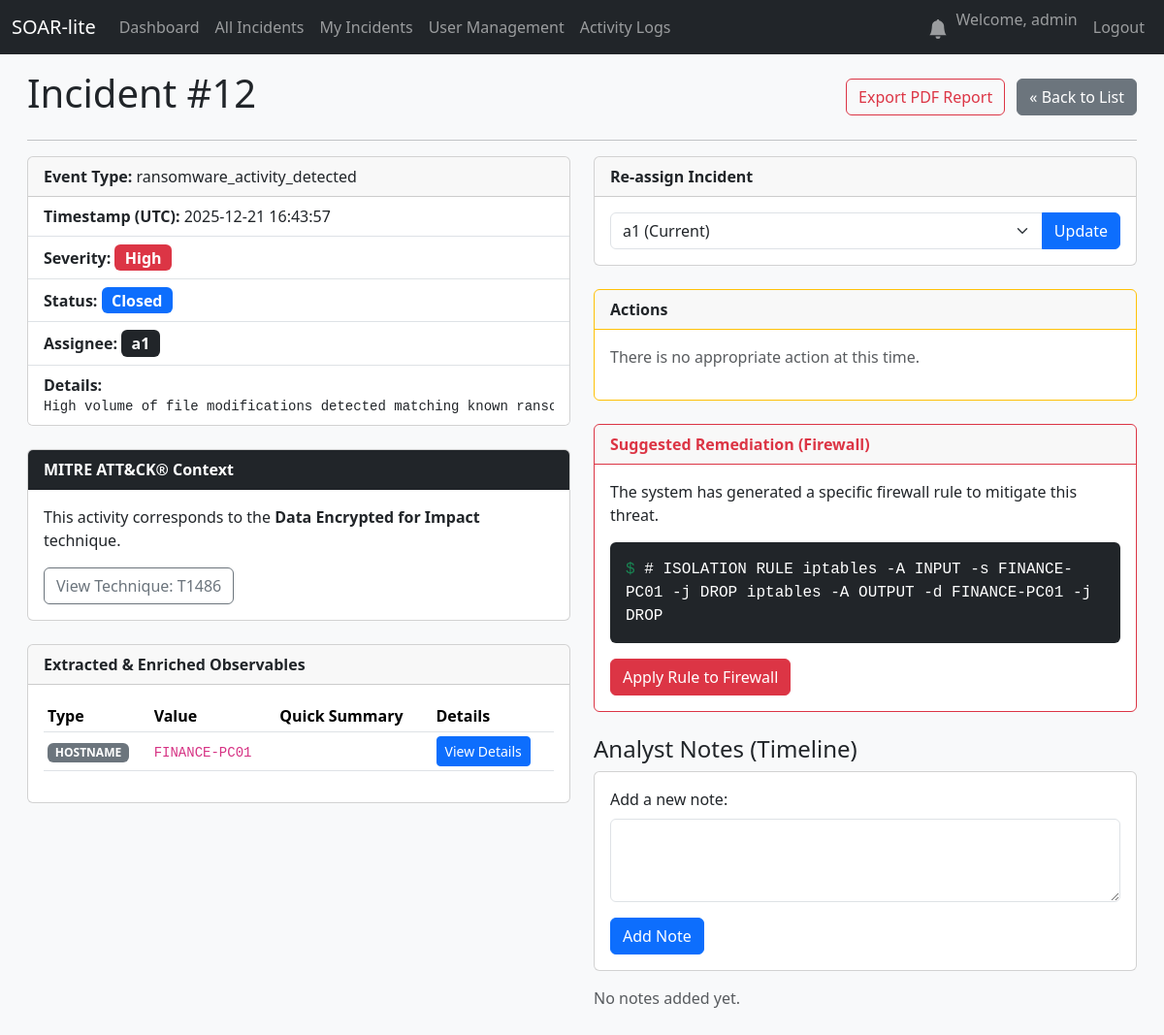
Screenshot of /incident/12 (signed in) with the database file from the repository.
### database.py (models this page shows, shortened)
class User(UserMixin, db.Model):
    id = db.Column(db.Integer, primary_key=True)
    username = db.Column(db.String(80), unique=True, nullable=False)
    email = db.Column(db.String(120), unique=True, nullable=False)
    password_hash = db.Column(db.String(128))
    created_at = db.Column(db.DateTime, default=datetime.utcnow)
    role = db.Column(db.String(50), nullable=False, default='Analyst')

class Incident(db.Model):
    id = db.Column(db.Integer, primary_key=True)
    created_at = db.Column(db.DateTime, default=datetime.utcnow)
    event_type = db.Column(db.String(100), nullable=False)
    severity = db.Column(db.String(50), nullable=False)
    details = db.Column(db.Text, nullable=True)
    status = db.Column(db.String(50), default='New')
    notes = db.relationship('Note', backref='incident', lazy=True, cascade="all, delete-orphan")
    closed_at = db.Column(db.DateTime, nullable=True) # Olay kapatıldığında doldurulacak
    vt_malicious_count = db.Column(db.Integer, nullable=True)
    vt_report_link = db.Column(db.String(255), nullable=True)
    mitre_technique_id = db.Column(db.String(20), nullable=True)
    mitre_technique_name = db.Column(db.String(100), nullable=True)
    suggested_firewall_rule = db.Column(db.Text, nullable=True) # Otomatik üretilen kural burada saklanacak
    assignee_id = db.Column(db.Integer, db.ForeignKey('user.id'), nullable=True)
    assignee = db.relationship('User', backref='incidents') # backref eklendi
    notes = db.relationship('Note', backref='incident', lazy=True, cascade="all, delete-orphan")
    observables = db.relationship('Observable', backref='incident', lazy=True, cascade="all, delete-orphan")
    action_logs = db.relationship('ActionLog', backref='incident', lazy=True, cascade="all, delete-orphan")

class Observable(db.Model):
    id = db.Column(db.Integer, primary_key=True)
    type = db.Column(db.String(50), nullable=False) # 'ip', 'domain', 'hash'
    value = db.Column(db.String(255), nullable=False)
    vt_score = db.Column(db.Integer, nullable=True)
    vt_link = db.Column(db.String(255), nullable=True)
    incident_id = db.Column(db.Integer, db.ForeignKey('incident.id'), nullable=False)
    enrichments = db.relationship('Enrichment', backref='observable', lazy=True, cascade="all, delete-orphan")

### app.py (the view)
@app.route('/incident/<int:incident_id>')
@login_required
def incident_detail(incident_id):
    incident = Incident.query.get_or_404(incident_id)
    all_users = User.query.all()
    return render_template('incident_detail.html',
                           incident=incident,
                           all_users=all_users) # all_users'ı şablona gönder

### app.py (called while the page is built)
def create_app():
    app = Flask(__name__)
    app.config['SQLALCHEMY_DATABASE_URI'] = 'sqlite:///soar.db'
    app.config['SQLALCHEMY_TRACK_MODIFICATIONS'] = False
    app.config['SECRET_KEY'] = 'bunu-mutlaka-guvenli-ve-rastgele-bir-degerle-degistir'
    db.init_app(app)
    login_manager = LoginManager()
    login_manager.init_app(app)
    login_manager.login_view = 'login'
    @login_manager.user_loader
    def load_user(user_id):
        return db.session.get(User, int(user_id))
    with app.app_context():
        db.create_all()
        print("🗄️ Database tables created or already exist.")
    return app

@app.context_processor
def inject_notifications():
    if current_user.is_authenticated:
        unread_count = Notification.query.filter_by(user_id=current_user.id, is_read=False).count()
        return dict(unread_notifications=unread_count)
    return dict(unread_notifications=0)

### templates/incident_detail.html (shortened to what this page needs)
{% extends "base.html" %}
{% block content %}
<div class="d-flex justify-content-between align-items-center">
    <h1>Incident #{{ incident.id }}</h1>
    <div>
        <a href="{{ url_for('export_incident_pdf', incident_id=incident.id) }}" class="btn btn-outline-danger me-2">
             Export PDF Report
        </a>
        <a href="{{ url_for('incidents_list') }}" class="btn btn-secondary">&laquo; Back to List</a>
    </div>
</div>
<hr>
<div class="row">
    <div class="col-md-6">
        <div class="card mb-4">
            <div class="card-header">
                <strong>Event Type:</strong> {{ incident.event_type }}
            </div>
            <ul class="list-group list-group-flush">
                <li class="list-group-item"><strong>Timestamp (UTC):</strong> {{ incident.created_at.strftime('%Y-%m-%d %H:%M:%S') }}</li>
                <li class="list-group-item">
                    <strong>Severity:</strong>
                    {% if incident.severity == 'high' %}<span class="badge bg-danger fs-6">High</span>
                    {% elif incident.severity == 'medium' %}<span class="badge bg-warning text-dark fs-6">Medium</span>
                    {% else %}<span class="badge bg-info fs-6">{{ incident.severity|capitalize }}</span>
                    {% endif %}
                </li>
                <li class="list-group-item"><strong>Status:</strong> <span class="badge bg-primary fs-6">{{ incident.status }}</span></li>
                <li class="list-group-item">
                    <strong>Assignee:</strong>
                    {% if incident.assignee %}
                        <span class="badge bg-dark fs-6">{{ incident.assignee.username }}</span>
                    {% else %}
                        <span class="badge bg-secondary fs-6">Unassigned</span>
                    {% endif %}
                </li>
                <li class="list-group-item"><strong>Details:</strong><pre class="mb-0">{{ incident.details }}</pre></li>
            </ul>
        </div>
        {% if incident.mitre_technique_id %}
        <div class="card mt-4">
            <div class="card-header fw-bold text-white bg-dark">MITRE ATT&CK® Context</div>
            <div class="card-body">
                <p class="card-text">This activity corresponds to the <strong>{{ incident.mitre_technique_name }}</strong> technique.</p>
                <a href="https://attack.mitre.org/techniques/{{ incident.mitre_technique_id }}/" target="_blank" class="btn btn-outline-secondary">View Technique: {{ incident.mitre_technique_id }}</a>
            </div>
        </div>
        {% endif %}
        {% if incident.observables %}
        <div class="card mt-4">
            <div class="card-header fw-bold">Extracted & Enriched Observables</div>
            <div class="card-body">
                <table class="table table-sm table-hover align-middle">
                    <thead>
                        <tr>
                            <th>Type</th>
                            <th>Value</th>
                            <th>Quick Summary</th>
                            <th>Details</th>
                        </tr>
                    </thead>
                    <tbody>
                        {% for obs in incident.observables %}
                        <tr>
                            <td><span class="badge bg-secondary">{{ obs.type|upper }}</span></td>
                            <td><code>{% if obs.type == 'hash' and obs.value|length > 30 %}{{ obs.value[:12] }}...{{ obs.value[-12:] }}{% else %}{{ obs.value }}{% endif %}</code></td>
                            <td>
                            </td>
                            <td>
                                <button type="button" class="btn btn-primary btn-sm" data-bs-toggle="modal" data-bs-target="#observableModal-{{ obs.id }}">
                                    View Details
                                </button>
                            </td>
                        </tr>
                        {% endfor %}
                    </tbody>
                </table>
            </div>
        </div>
        {% endif %}
    </div>
    <div class="col-md-6">
        <div class="card mb-4">
            <div class="card-header fw-bold">
                {% if incident.assignee %}
                    Re-assign Incident
                {% else %}
                    Assign Incident
                {% endif %}
            </div>
            <div class="card-body">
                <form action="{{ url_for('assign_incident', incident_id=incident.id) }}" method="POST">
                    <div class="input-group">
                        <select name="assignee_id" class="form-select">
                            {% if incident.assignee is none %}
                                <option value="" disabled selected>Select an action...</option>
                                <option value="claim_for_myself">Assign to Myself</option>
                                <option disabled>──────────</option>
                                {% for user in all_users %}
                                    <option value="{{ user.id }}">{{ user.username }}</option>
                                {% endfor %}
                            {% else %}
                                <option value="{{ incident.assignee.id }}" disabled selected>{{ incident.assignee.username }} (Current)</option>
                            {% endif %}
                        </select>
                        <button class="btn btn-primary" type="submit">
                            {% if incident.assignee %}Update{% else %}Assign{% endif %}
                        </button>
                    </div>
                </form>
            </div>
        </div>
        <div class="card border-warning mb-4">
            <div class="card-header fw-bold border-warning">Actions</div>
            <div class="card-body">
                {% if incident.status == 'In Progress' and incident.assignee == current_user %}
                    <p class="card-text text-muted small">
                        If you feel this incident is beyond your control or needs to be reviewed by a higher level, you can escalate.
                    </p>
                    <form action="{{ url_for('escalate_incident', incident_id=incident.id) }}" method="POST">
                        <button type="submit" class="btn btn-warning w-100">
                            <strong>Escalate Incident</strong>
                        </button>
                    </form>
                {% else %}
                    <p class="text-muted">There is no appropriate action at this time.</p>
                {% endif %}
            </div>
        </div>
        {% if incident.suggested_firewall_rule %}
        <div class="card border-danger mb-4">
            <div class="card-header fw-bold border-danger text-danger">
                 Suggested Remediation (Firewall)
            </div>
            <div class="card-body">
                <p class="card-text">The system has generated a specific firewall rule to mitigate this threat.</p>
                <div class="bg-dark text-white p-3 rounded mb-3 font-monospace">
                    <span class="text-success">$</span> {{ incident.suggested_firewall_rule }}
                </div>
                <form action="{{ url_for('apply_firewall_rule', incident_id=incident.id) }}" method="POST">
                    <button type="submit" class="btn btn-danger">
                         Apply Rule to Firewall
                    </button>
                </form>
            </div>
        </div>
        {% endif %}
        <h4>Analyst Notes (Timeline)</h4>
        <div class="card mb-3">
            <div class="card-body">
                <form action="{{ url_for('add_note', incident_id=incident.id) }}" method="POST">
                    <div class="mb-3">
                        <label for="note_content" class="form-label">Add a new note:</label>
                        <textarea class="form-control" id="note_content" name="note_content" rows="3" required></textarea>
                    </div>
                    <button type="submit" class="btn btn-primary">Add Note</button>
                </form>
            </div>
        </div>
        {% for note in incident.notes|sort(attribute='created_at', reverse=True) %}
        <div class="card mb-2">
            <div class="card-header bg-light py-1 px-3 d-flex justify-content-between align-items-center">
                <strong>{{ note.user.username }}</strong>
                <small class="text-muted">{{ note.created_at.strftime('%Y-%m-%d %H:%M') }}</small>
            </div>
            <div class="card-body py-2 px-3">
                <p class="card-text mb-0">{{ note.content | safe }}</p>
            </div>
        </div>
        {% else %}
        <p class="text-muted">No notes added yet.</p>
        {% endfor %}
    </div>
</div>
{% endblock %}

### templates/base.html (shortened to what this page needs)
<!doctype html>
<html lang="en">
<head>
    <link href="https://cdn.jsdelivr.net/npm/bootstrap@5.3.2/dist/css/bootstrap.min.css" rel="stylesheet">
</head>
<body>
    <nav class="navbar navbar-expand-md navbar-dark bg-dark fixed-top">
        <div class="container-fluid">
            <a class="navbar-brand" href="{{ url_for('dashboard') }}">SOAR-lite</a>
            <div class="collapse navbar-collapse" id="navbarNav">
                <ul class="navbar-nav me-auto mb-2 mb-lg-0">
                    {% if current_user.is_authenticated %}
                    <li class="nav-item">
                        <a class="nav-link" href="{{ url_for('dashboard') }}">Dashboard</a>
                    </li>
                    <li class="nav-item">
                        <a class="nav-link" href="{{ url_for('incidents_list') }}">All Incidents</a>
                    </li>
                    <li class="nav-item">
                        <a class="nav-link" href="{{ url_for('my_incidents') }}">My Incidents</a>
                    </li>
                    {% if current_user.is_authenticated and current_user.role == 'Admin' %}
                    <li class="nav-item">
                        <a class="nav-link" href="{{ url_for('user_management') }}">User Management</a>
                    </li>
                    {% endif %}
                    {% if current_user.is_authenticated and current_user.role in ['Admin', 'Manager'] %}
                    <li class="nav-item">
                        <a class="nav-link" href="{{ url_for('activity_log') }}">Activity Logs</a>
                    </li>
                    {% endif %}
                    {% endif %}
                </ul>
                <ul class="navbar-nav ms-auto">
                    {% if current_user.is_authenticated %}
                    <li class="nav-item">
                        <a class="nav-link position-relative" href="{{ url_for('notifications') }}">
                            <svg xmlns="http://www.w3.org/2000/svg" width="20" height="20" fill="currentColor" class="bi bi-bell-fill" viewBox="0 0 16 16">
                                <path d="M8 16a2 2 0 0 0 2-2H6a2 2 0 0 0 2 2zm.995-14.901a1 1 0 1 0-1.99 0A5.002 5.002 0 0 0 3 6c0 1.098-.5 6-2 7h14c-1.5-1-2-5.902-2-7 0-2.42-1.72-4.44-4.005-4.901z"/>
                            </svg>
                        </a>
                    </li>
                    <li class="nav-item">
                        <span class="navbar-text me-2">Welcome, {{ current_user.username }}</span>
                    </li>
                    <li class="nav-item">
                        <a class="nav-link" href="{{ url_for('logout') }}">Logout</a>
                    </li>
                    {% endif %}
                </ul>
            </div>
        </div>
    </nav>
    <div class="main-content-scrollable">
        <main class="container-fluid"> {% block content %}{% endblock %}
        </main>
    </div>
</body>
</html>

### templates/base.html (style rules this page uses)
html, body { height: 100%; margin: 0; padding: 0; overflow: hidden; background-color: #f8f9fa; }
body { padding-top: 56px; }
.main-content-scrollable { height: calc(100vh - 56px); overflow-y: auto; padding: 1rem; }

### rows the page displays
User: username "admin"
Incident: id "12", event_type "ransomware_activity_detected", created_at "2025-12-21 16:43:57", status "Closed", details "High volume of file modifications detected matching known…", mitre_technique_name "Data Encrypted for Impact", mitre_technique_id "T1486", suggested_firewall_rule "# ISOLATION RULE iptables -A INPUT -s FINANCE-PC01 -j DROP iptables -A OUTPUT -d FINANCE-PC01 -j DROP"
User: assignee.username "a1", assignee_id "a1 (Current)"
Observable: type "HOSTNAME", value "FINANCE-PC01"
